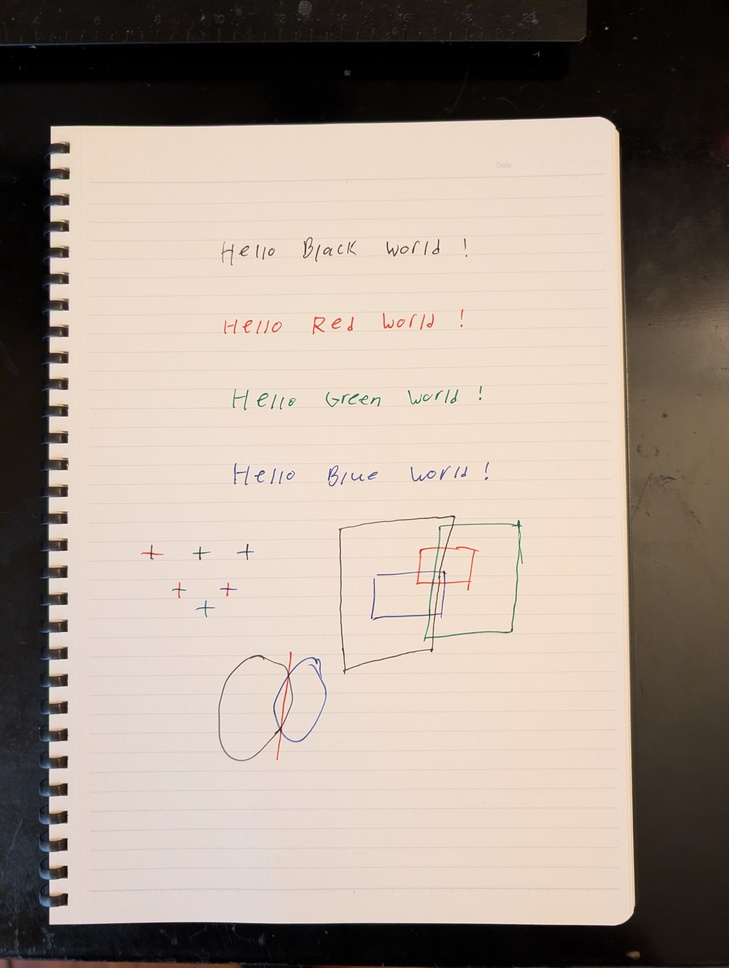
#> input picture test_images/test-color.jpg, 729 x 968 px, shrunk from 3072 x 4080 before the run
$ python -i autocrop.py   (imports and definitions only)
#> lines starting #> are read from the running program, lines starting #| are printed output that depends on the picture; after the words box and inside, x2 and y2 are one past the last pixel; in counts of white or black regions, pixels touching at a corner belong together
#> further down, picture is the input picture: shape (968, 729, 3); mean B, G, R 141.3, 152, 165.1
import cv2 as cv
import numpy as np


# find notebook binding rings in region
def detect_ring_band(region):
    _, region_width = region.shape[:2]

    col_sums = region.sum(axis=0).astype(np.float64)
    search_cols = len(col_sums)

    # calculate rolling variance
    window = 10
    rolling_var = np.array(
        [col_sums[max(0, x - window) : x + window].var() for x in range(search_cols)]
    )

    var_mean = rolling_var.mean()
    var_std = rolling_var.std()
    high_var_threshold = var_mean + (2 * var_std)

    # isolates areas with high variance
    high_var_indices = np.where(rolling_var > high_var_threshold)[0]

    if len(high_var_indices) == 0:
        return None

    ring_end = int(high_var_indices[-1])

    # probably false positive if covers most of region
    if ring_end > int(region_width * 0.90):
        return None

    return ring_end


# searches lhs and rhs for notebook binding rings to crop
def crop_rings(warped):
    h, w = warped.shape[:2]

    search_cols = int(w * 0.15)  # search 15% of image from lhs/rhs
    gray = cv.cvtColor(warped, cv.COLOR_BGR2GRAY)

    # search lhs
    lhs_region = gray[:, :search_cols]
    ring_end = detect_ring_band(lhs_region)
    if ring_end is not None:
        return warped[:, ring_end + 6 :]

    # flips twice to align rhs region like lhs region
    rhs_region = gray[:, w - search_cols :][:, ::-1]

    ring_end = detect_ring_band(rhs_region)
    if ring_end is not None:
        return warped[:, : w - search_cols + (search_cols - ring_end) - 6]

    return warped


# helper that orders quadrilateral points
def order_points(pts):
    rect = np.zeros((4, 2), dtype=np.float32)

    s = pts.sum(axis=1)
    rect[0] = pts[np.argmin(s)]
    rect[2] = pts[np.argmax(s)]

    diff = np.diff(pts, axis=1)
    rect[1] = pts[np.argmin(diff)]
    rect[3] = pts[np.argmax(diff)]

    return rect


# converts to top-down view
def transform_paper_perspective(contour, img, margin):
    peri = cv.arcLength(contour, True)
    approx = cv.approxPolyDP(contour, 0.02 * peri, True)

    # convert to four quadrilateral points
    if len(approx) == 4:
        pts = approx.reshape(4, 2).astype(np.float32)
    else:
        rect = cv.minAreaRect(contour)
        pts = cv.boxPoints(rect).astype(np.float32)

    pts = order_points(pts)  # convert boundary points to consistent order
    tl, tr, br, bl = pts

    # img width
    width_top = np.linalg.norm(tr - tl)
    width_bot = np.linalg.norm(br - bl)
    output_width = int(max(width_top, width_bot))

    # img height
    height_left = np.linalg.norm(bl - tl)
    height_right = np.linalg.norm(br - tr)
    output_height = int(max(height_left, height_right))

    if output_width == 0 or output_height == 0:
        return img

    # destination image
    output = np.array(
        [
            [0, 0],
            [output_width - 1, 0],
            [output_width - 1, output_height - 1],
            [0, output_height - 1],
        ],
        dtype=np.float32,
    )

    M = cv.getPerspectiveTransform(pts, output)
    warped = cv.warpPerspective(img, M, (output_width, output_height))

    # small crop around image edges to get rid of small background in border
    if output_width > 2 * margin and output_height > 2 * margin:
        warped = warped[margin:-margin, margin:-margin]

    return warped


# uses paper statistics to conform contour to paper
def refine_paper_contours(paper_contour, gray, img):

    # rough paper shape
    rough_hull = cv.convexHull(paper_contour)
    internal_mask = np.zeros(gray.shape, dtype=np.uint8)
    cv.fillConvexPoly(internal_mask, rough_hull, 255)

    # erode to get into paper
    kernel_erode = cv.getStructuringElement(cv.MORPH_RECT, (21, 21))
    sample_mask = cv.erode(internal_mask, kernel_erode)

    # calculate color of paper
    hsv = cv.cvtColor(img, cv.COLOR_BGR2HSV)
    mean_hsv = cv.mean(hsv, mask=sample_mask)
    paper_s = mean_hsv[1]
    paper_v = mean_hsv[2]

    # threshold to determine if a region is paper
    lower_bound = np.array([0, 0, max(0, paper_v - 50)])
    upper_bound = np.array([180, min(255, paper_s + 40), 255])
    stat_mask = cv.inRange(hsv, lower_bound, upper_bound)

    # only look inside rough boundary for paper (ignore background)
    refined_mask = cv.bitwise_and(internal_mask, stat_mask)

    kernel_open = cv.getStructuringElement(cv.MORPH_RECT, (5, 5))
    kernel_final_close = cv.getStructuringElement(cv.MORPH_RECT, (25, 25))

    # clean up mask
    refined_mask = cv.morphologyEx(refined_mask, cv.MORPH_OPEN, kernel_open)
    refined_mask = cv.morphologyEx(refined_mask, cv.MORPH_CLOSE, kernel_final_close)

    refined_contours, _ = cv.findContours(
        refined_mask, cv.RETR_EXTERNAL, cv.CHAIN_APPROX_SIMPLE
    )

    if not refined_contours:
        return None

    largest_refined = max(refined_contours, key=cv.contourArea)

    return largest_refined


# returns cropped paper image, or original image if no crop needed
def crop_to_paper(img):
    img_copy = img.copy()

    # pre-process
    gray = cv.cvtColor(img_copy, cv.COLOR_BGR2GRAY)
    blurred = cv.GaussianBlur(gray, (7, 7), 0)

    # uses morphological gradient instead of canny to find paper

    kernel_edge = cv.getStructuringElement(cv.MORPH_RECT, (3, 3))
    morph_edges = cv.morphologyEx(blurred, cv.MORPH_GRADIENT, kernel_edge)

    _, edge_bin = cv.threshold(morph_edges, 0, 255, cv.THRESH_BINARY | cv.THRESH_OTSU)
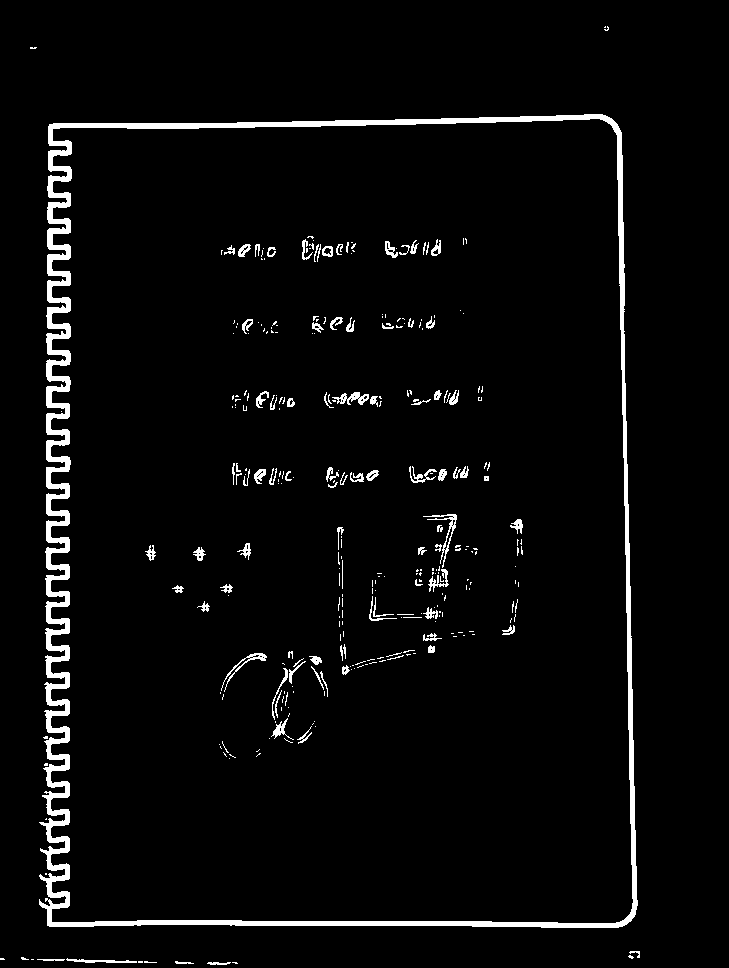
#> edge_bin: shape (968, 729); 3.8% white; 310 white regions (221 under 20 px), largest, box (x1, y1, x2, y2) and area: (39, 114, 638, 928) 19621, (423, 514, 457, 568) 275, (221, 653, 267, 692) 224

    kernel_close = cv.getStructuringElement(cv.MORPH_RECT, (15, 15))
    closed_edges = cv.morphologyEx(edge_bin, cv.MORPH_CLOSE, kernel_close)
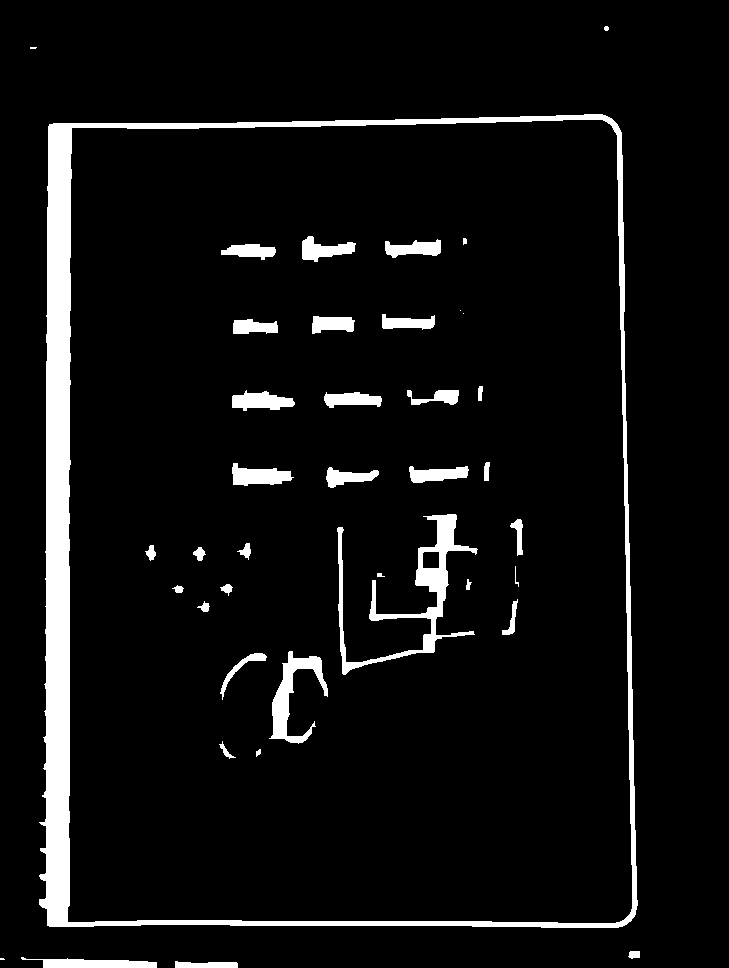
#> closed_edges: shape (968, 729); 6.5% white; 40 white regions (4 under 20 px)

    contours, _ = cv.findContours(
        closed_edges, cv.RETR_EXTERNAL, cv.CHAIN_APPROX_SIMPLE
    )
#> contours = 7 contours, 3 with area under 20; largest, box (x1, y1, x2, y2) and area: (39, 114, 638, 928) 468564, (21, 957, 157, 968) 804, (175, 961, 238, 968) 295, (628, 951, 640, 959) 62
    if not contours:
        return img

    # largest contour
    paper_contour = max(contours, key=cv.contourArea)
#> paper_contour = contour of 216 points, box (x1, y1, x2, y2) (39, 114, 638, 928), area 468564
    max_area = cv.contourArea(paper_contour)
#> max_area = 468564

    img_height, img_width = img.shape[:2]
#> img_height = 968; img_width = 729
    total_area = img_height * img_width
#> total_area = 705672
    coverage_ratio = max_area / total_area
#> coverage_ratio = 0.664

    if max_area == 0:
        return img

    # no large contours found, presumably b/c paper fill image
    if coverage_ratio < 0.01:
        return img

    # large contour fills most of image, so crop not needed
    if not (0.10 < coverage_ratio < 0.90):
        return img

    refined_contours = refine_paper_contours(paper_contour, gray, img)
#> in refine_paper_contours, `rough_hull = cv.convexHull(paper_contour)`: rough_hull = contour of 25 points, box (x1, y1, x2, y2) (39, 114, 638, 928), area 473770
#> in refine_paper_contours, `cv.fillConvexPoly(internal_mask, rough_hull, 255)`: internal_mask: shape (968, 729); 67.3% white; 1 black region, box (x1, y1, x2, y2) and area: (0, 0, 729, 968) 230519
#> in refine_paper_contours, `sample_mask = cv.erode(internal_mask, kernel_erode)`:
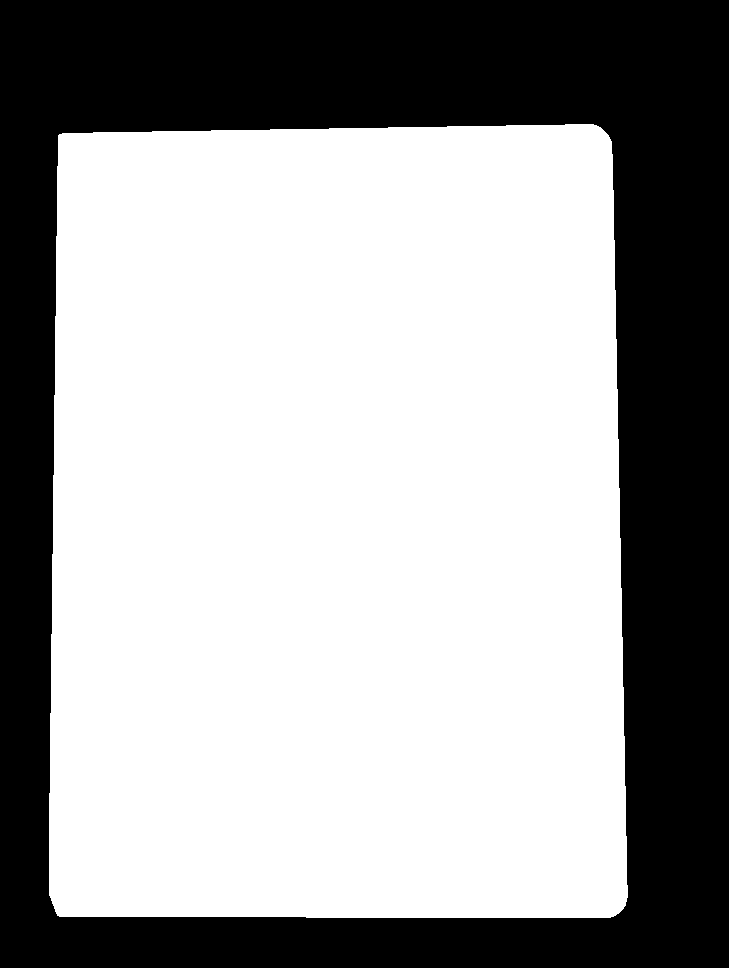
#> sample_mask: shape (968, 729); 63.4% white; 1 black region, box (x1, y1, x2, y2) and area: (0, 0, 729, 968) 258379
#> in refine_paper_contours, `hsv = cv.cvtColor(img, cv.COLOR_BGR2HSV)`: hsv: shape (968, 729, 3); mean H, S, V 21.2, 50.9, 165.4
#> in refine_paper_contours, `mean_hsv = cv.mean(hsv, mask=sample_mask)`: mean_hsv = (14.17, 34, 233.1, 0)
#> in refine_paper_contours, `paper_s = mean_hsv[1]`: paper_s = 34
#> in refine_paper_contours, `paper_v = mean_hsv[2]`: paper_v = 233.1
#> in refine_paper_contours, `lower_bound = np.array([0, 0, max(0, paper_v - 50)])`: lower_bound = [0, 0, 183.1]
#> in refine_paper_contours, `upper_bound = np.array([180, min(255, paper_s + 40), 255])`: upper_bound = [180, 74, 255]
#> in refine_paper_contours, `stat_mask = cv.inRange(hsv, lower_bound, upper_bound)`: stat_mask: shape (968, 729); 63.7% white; 84 black regions (22 under 20 px), largest, box (x1, y1, x2, y2) and area: (0, 0, 729, 968) 250593, (339, 515, 523, 674) 1899, (218, 652, 327, 761) 883
#> in refine_paper_contours, `refined_mask = cv.morphologyEx(refined_mask, cv.MORPH_OPEN, kernel_open)`: refined_mask: shape (968, 729); 63.5% white; 52 black regions (5 under 20 px), largest, box (x1, y1, x2, y2) and area: (0, 0, 729, 968) 250732, (339, 515, 523, 674) 2262, (218, 652, 327, 761) 1143
#> in refine_paper_contours, `refined_mask = cv.morphologyEx(refined_mask, cv.MORPH_CLOSE, kernel_fi..`:
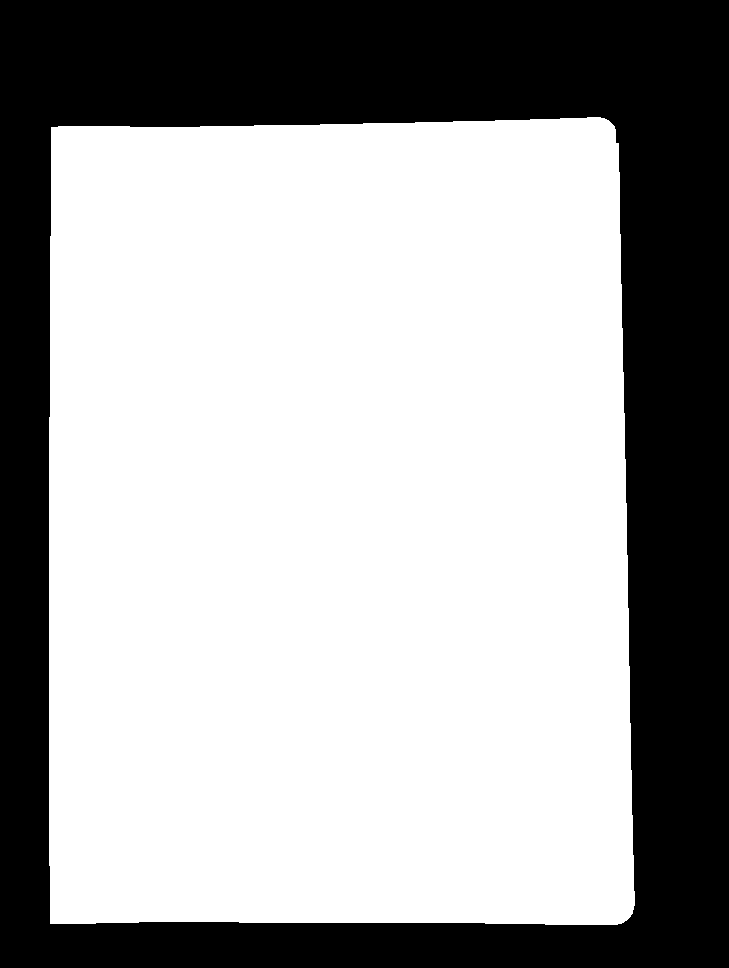
#> refined_mask: shape (968, 729); 65.4% white; 1 black region
#> in refine_paper_contours, `refined_contours, _ = cv.findContours( refined_mask, cv.RETR_EXTERNAL,..`: refined_contours = 1 contour; box (x1, y1, x2, y2) and area: (49, 117, 635, 925) 460046
#> in refine_paper_contours, `largest_refined = max(refined_contours, key=cv.contourArea)`: largest_refined = contour of 101 points, box (x1, y1, x2, y2) (49, 117, 635, 925), area 460046
#> refined_contours has the same summary as largest_refined in refine_paper_contours
    if refined_contours is None:
        return img

    img_boundary = 12  # crop size of masked image edges
    warped = transform_paper_perspective(refined_contours, img, img_boundary)
#> in transform_paper_perspective, `peri = cv.arcLength(contour, True)`: peri = 2755.4
#> in transform_paper_perspective, `approx = cv.approxPolyDP(contour, 0.02 * peri, True)`: approx = [[608, 120], [51, 127], [50, 923], [630, 916]]
#> in order_points, `s = pts.sum(axis=1)`: s = [728, 178, 973, 1546]
#> in order_points, `diff = np.diff(pts, axis=1)`: diff = [-488, 76, 873, 286]
#> in transform_paper_perspective, `pts = order_points(pts)`: pts = [[51, 127], [608, 120], [630, 916], [50, 923]]
#> in transform_paper_perspective, `tl, tr, br, bl = pts`: tl = [51, 127]; tr = [608, 120]; br = [630, 916]; bl = [50, 923]
#> in transform_paper_perspective, `width_top = np.linalg.norm(tr - tl)`: width_top = 557
#> in transform_paper_perspective, `width_bot = np.linalg.norm(br - bl)`: width_bot = 580
#> in transform_paper_perspective, `height_left = np.linalg.norm(bl - tl)`: height_left = 796
#> in transform_paper_perspective, `height_right = np.linalg.norm(br - tr)`: height_right = 796.3
#> in transform_paper_perspective, `output_height = int(max(height_left, height_right))`: output_height = 796
#> in transform_paper_perspective, `output = np.array( [ [0, 0], [output_width - 1, 0], [output_width - 1,..`: output = [[0, 0], [579, 0], [579, 795], [0, 795]]
#> in transform_paper_perspective, `M = cv.getPerspectiveTransform(pts, output)`: M = [[1.05, 0.00132, -53.56], [0.0132, 1.05, -133.6], [1.29e-06, 5.22e-05, 1]]
    if warped is None:
        return img

    return crop_rings(warped)
#> in crop_rings, `gray = cv.cvtColor(warped, cv.COLOR_BGR2GRAY)`:
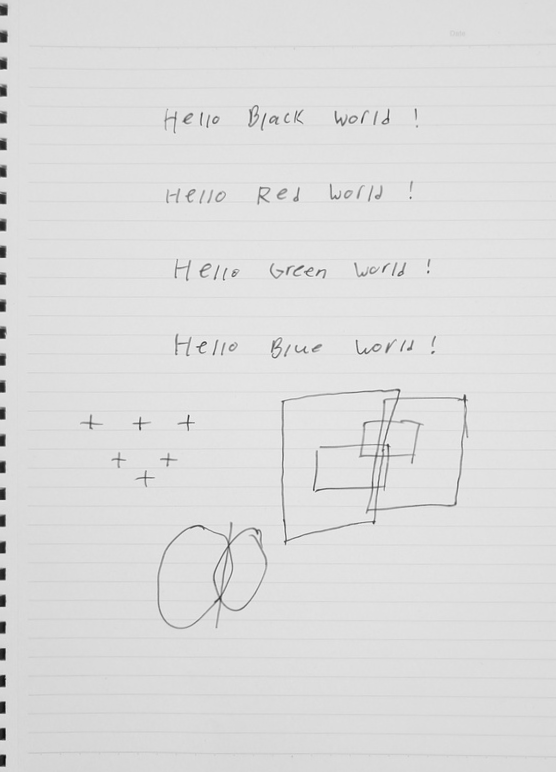
#> gray: shape (772, 556); min 10, max 248, mean 220.7
#> in crop_rings, `lhs_region = gray[:, :search_cols]`:
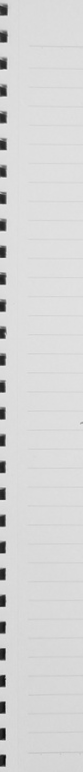
#> lhs_region: shape (772, 83); min 10, max 238, mean 214
#> in detect_ring_band, `col_sums = region.sum(axis=0).astype(np.float64)`: col_sums = 83 values, max 170049 at index 79, min 109925 at index 3, mean 165197.3
#> in detect_ring_band, `search_cols = len(col_sums)`: search_cols = 83
#> in detect_ring_band, `rolling_var = np.array( [col_sums[max(0, x - window) : x + window].var..`: rolling_var = 83 values, max 702497556.1 at index 3, min 2272.4 at index 82, mean 108001533.8
#> in detect_ring_band, `var_mean = rolling_var.mean()`: var_mean = 108001533.8
#> in detect_ring_band, `var_std = rolling_var.std()`: var_std = 235614246.1
#> in detect_ring_band, `high_var_threshold = var_mean + (2 * var_std)`: high_var_threshold = 579230026.1
#> in detect_ring_band, `high_var_indices = np.where(rolling_var > high_var_threshold)[0]`: high_var_indices = [0, 1, 2, 3, 4, 5, 6, 7, 8, 9, 10]
#> in detect_ring_band, `ring_end = int(high_var_indices[-1])`: ring_end = 10
#> in crop_rings, `return warped[:, ring_end + 6 :]`:
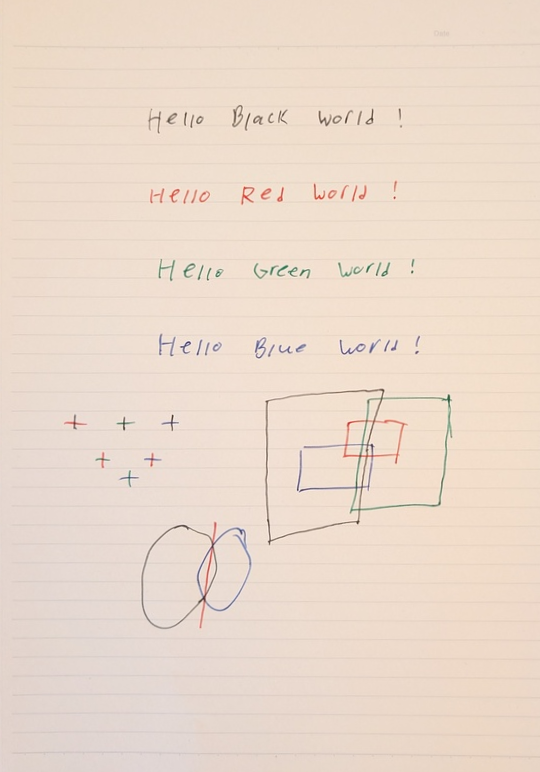
#> returned value: shape (772, 540, 3); mean of channels 0, 1, 2 204.2, 218, 235.1; drawn as B, G, R

>>> import cv2
>>> picture = cv2.imread('test_images/test-color.jpg')
>>> result = crop_to_paper(picture)
